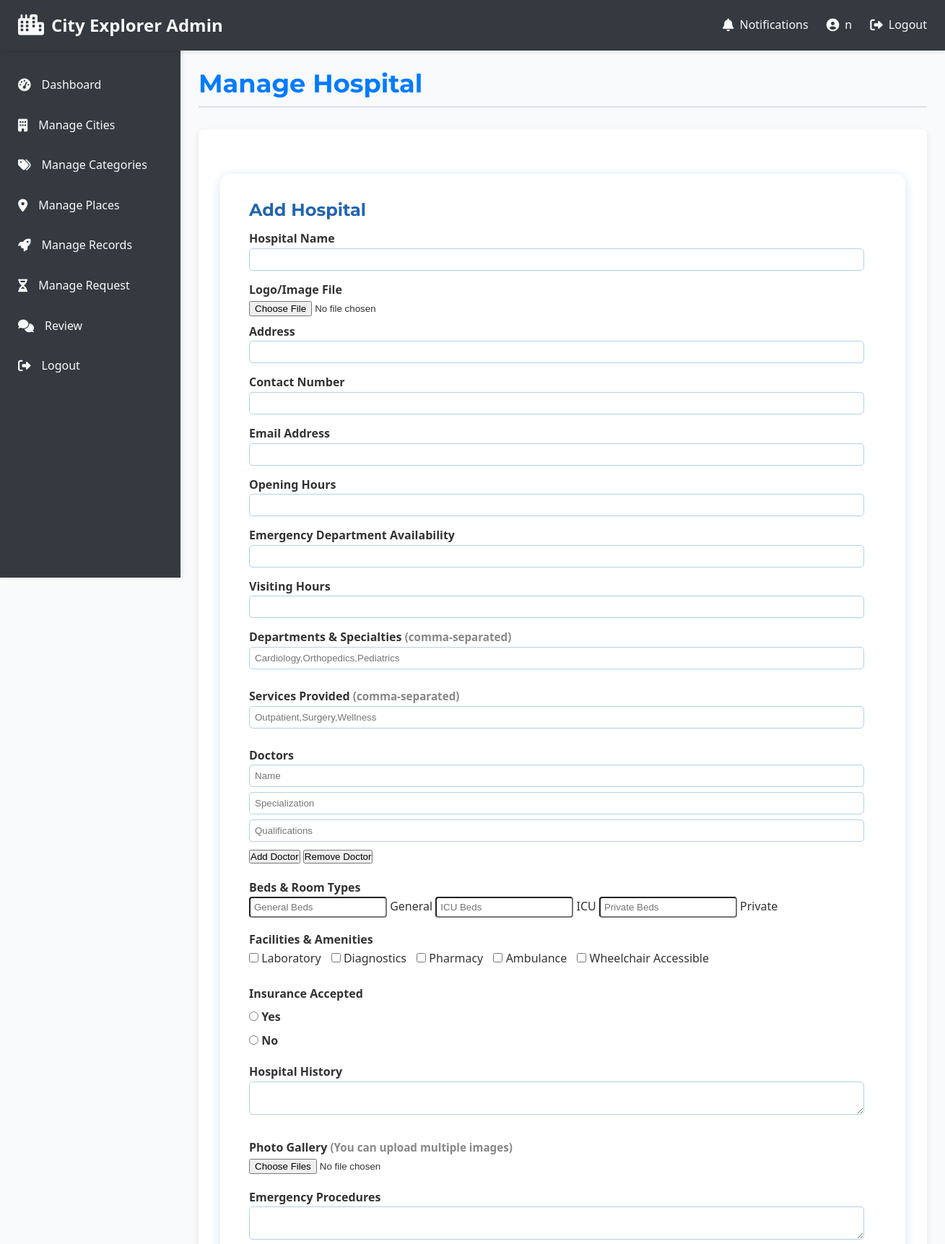
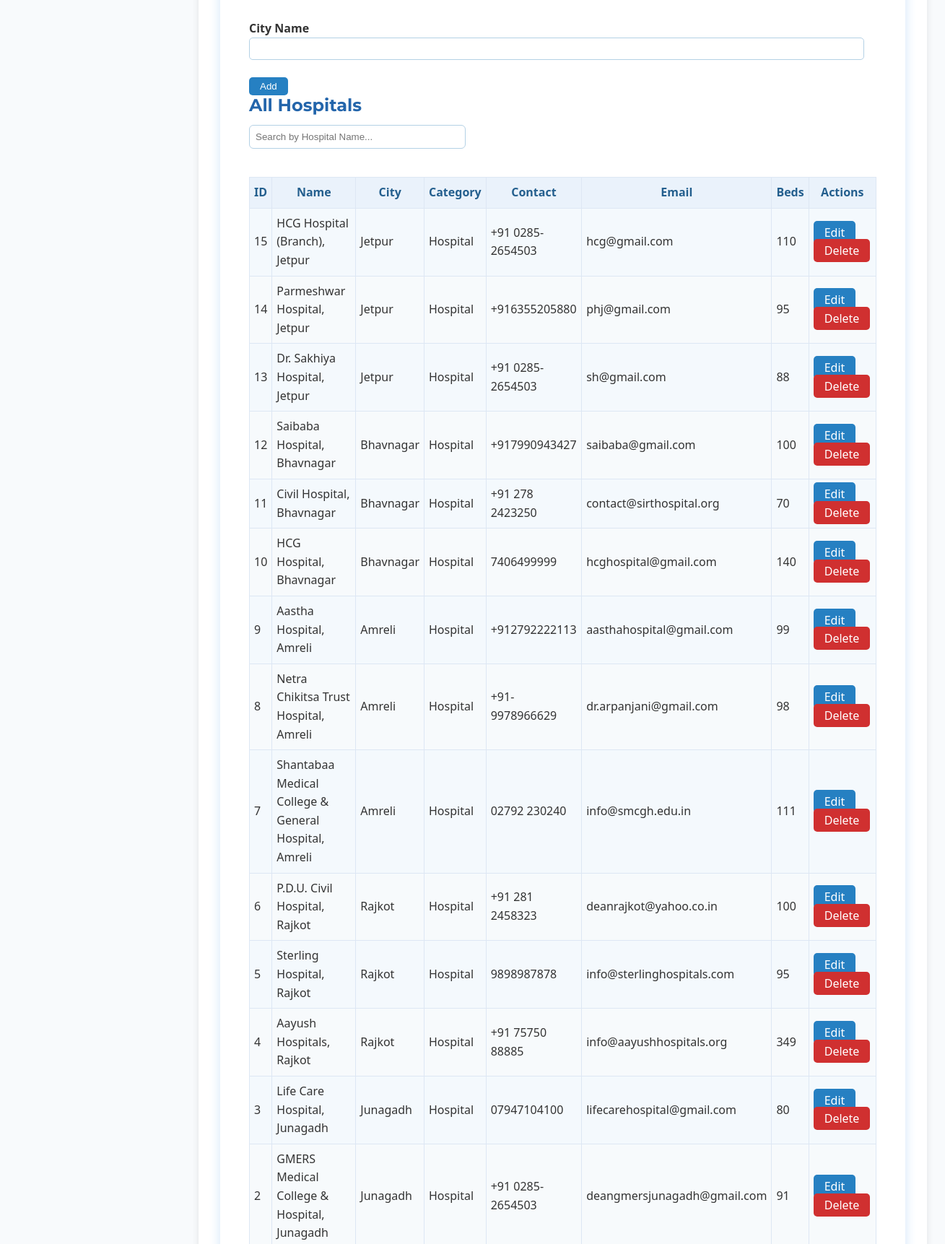
Page /admin/manage_hospital.php (signed in, upper part) on the committed database (2 pictures, top to bottom).
### tables this page shows
CREATE TABLE `hospitals` (
  `id` int(11) NOT NULL,
  `name` varchar(255) NOT NULL,
  `img` varchar(255) DEFAULT NULL,
  `address` varchar(255) DEFAULT NULL,
  `contact` varchar(100) DEFAULT NULL,
  `email` varchar(100) DEFAULT NULL,
  `opening_hours` varchar(100) DEFAULT NULL,
  `emergency` varchar(100) DEFAULT NULL,
  `visiting_hours` varchar(100) DEFAULT NULL,
  `departments` text DEFAULT NULL,
  `services` text DEFAULT NULL,
  `doctors` text DEFAULT NULL,
  `beds_general` int(11) DEFAULT NULL,
  `beds_icu` int(11) DEFAULT NULL,
  `beds_private` int(11) DEFAULT NULL,
  `laboratory` varchar(20) DEFAULT NULL,
  `diagnostics` varchar(20) DEFAULT NULL,
  `pharmacy` varchar(20) DEFAULT NULL,
  `ambulance` varchar(20) DEFAULT NULL,
  `wheelchair_accessible` varchar(30) DEFAULT NULL,
  `insurance` varchar(10) DEFAULT NULL,
  `history` text DEFAULT NULL,
  `gallery` text DEFAULT NULL,
  `emergency_procedures` text DEFAULT NULL,
  `city_name` varchar(100) DEFAULT NULL,
  `cat_name` varchar(100) DEFAULT NULL,
  `user_email` varchar(120) DEFAULT NULL
);

### admin/manage_hospital.php (the view, shortened to what this page needs)
<?php
require_once 'includes/admin_header.php';
$host = 'localhost';
$dbname = 'project';
$user = 'root';
$pass = '';
$conn = mysqli_connect($host, $user, $pass, $dbname);
$editing = false;
$res = mysqli_query($conn, "SELECT * FROM hospitals ORDER BY id DESC");
$rows = [];
while($r = mysqli_fetch_assoc($res)) $rows[] = $r;
?>
<!DOCTYPE html>
<html>
<head>
</head>
<body>
<div class="container">
    <h2><?= $editing ? "Edit Hospital" : "Add Hospital" ?></h2>
    <form method="post" enctype="multipart/form-data" id="hospitalForm">
        <label>Hospital Name</label>
        <input type="text" name="name" required value="<?= htmlspecialchars($editing?$row['name']:'') ?>">
        <label>Logo/Image File</label>
        <input type="file" name="img" accept="image/*">
        <label>Address</label>
        <input type="text" name="address" value="<?= htmlspecialchars($editing?$row['address']:'') ?>">
        <label>Contact Number</label>
        <input type="text" name="contact" value="<?= htmlspecialchars($editing?$row['contact']:'') ?>">
        <label>Email Address</label>
        <input type="email" name="email" value="<?= htmlspecialchars($editing?$row['email']:'') ?>">
        <label>Opening Hours</label>
        <input type="text" name="opening_hours" value="<?= htmlspecialchars($editing?$row['opening_hours']:'') ?>">
        <label>Emergency Department Availability</label>
        <input type="text" name="emergency" value="<?= htmlspecialchars($editing?$row['emergency']:'') ?>">
        <label>Visiting Hours</label>
        <input type="text" name="visiting_hours" value="<?= htmlspecialchars($editing?$row['visiting_hours']:'') ?>">
        <div class="form-section">
            <label>Departments & Specialties <span class="small">(comma-separated)</span></label>
            <input type="text" name="departments[]" value="<?= htmlspecialchars($editing?str_replace(',','&#10;',$row['departments']??''):'') ?>" placeholder="Cardiology,Orthopedics,Pediatrics">
        </div>
        <div class="form-section">
            <label>Services Provided <span class="small">(comma-separated)</span></label>
            <input type="text" name="services[]" value="<?= htmlspecialchars($editing?str_replace(',','&#10;',$row['services']??''):'') ?>" placeholder="Outpatient,Surgery,Wellness">
        </div>
        <div class="form-section">
            <label>Doctors</label>
            <div id="doctors">
                <?php
                $doctors = $editing ? str2arr($row['doctors']) : ['||'];
                foreach ($doctors as $i=>$doc) {
                    list($n,$s,$q) = array_pad(explode('|',$doc),3,'');
                ?>
                    <div class="doc-block">
                        <input type="text" name="doc_name[]" placeholder="Name" value="<?= htmlspecialchars($n) ?>">
                        <input type="text" name="doc_spec[]" placeholder="Specialization" value="<?= htmlspecialchars($s) ?>">
                        <input type="text" name="doc_qual[]" placeholder="Qualifications" value="<?= htmlspecialchars($q) ?>">
                    </div>
                <?php } ?>
                <div id="doctor-controls">
                    <button type="button" onclick="addDoc()">Add Doctor</button>
                    <button type="button" onclick="removeDoc()">Remove Doctor</button>
                </div>
            </div>
        </div>
        <div class="form-section">
            <label>Beds & Room Types</label>
            <input type="number" name="beds_general" min="0" placeholder="General Beds" value="<?= $editing?$row['beds_general']:'' ?>"> General
            <input type="number" name="beds_icu" min="0" placeholder="ICU Beds" value="<?= $editing?$row['beds_icu']:'' ?>"> ICU
            <input type="number" name="beds_private" min="0" placeholder="Private Beds" value="<?= $editing?$row['beds_private']:'' ?>"> Private
        </div>
        <div class="form-section">
            <label>Facilities & Amenities</label>
            <div class="yesno inline"><input type="checkbox" name="laboratory" value="Laboratory" <?= $editing && $row['laboratory']=='Laboratory'?'checked':'' ?>> Laboratory</div>
            <div class="yesno inline"><input type="checkbox" name="diagnostics" value="Diagnostics" <?= $editing && $row['diagnostics']=='Diagnostics'?'checked':'' ?>> Diagnostics</div>
            <div class="yesno inline"><input type="checkbox" name="pharmacy" value="Pharmacy" <?= $editing && $row['pharmacy']=='Pharmacy'?'checked':'' ?>> Pharmacy</div>
            <div class="yesno inline"><input type="checkbox" name="ambulance" value="Ambulance" <?= $editing && $row['ambulance']=='Ambulance'?'checked':'' ?>> Ambulance</div>
            <div class="yesno inline"><input type="checkbox" name="wheelchair_accessible" value="Wheelchair Accessible" <?= $editing && $row['wheelchair_accessible']=='Wheelchair Accessible'?'checked':'' ?>> Wheelchair Accessible</div>
        </div>
        <div class="form-section">
            <label>Insurance Accepted</label>
            <label><input type="radio" name="insurance" value="Yes" <?= $editing&&$row['insurance']=='Yes'?'checked':'' ?>> Yes</label>
            <label><input type="radio" name="insurance" value="No" <?= $editing&&$row['insurance']=='No'?'checked':'' ?>> No</label>
        </div>
        <div class="form-section">
            <label>Hospital History</label>
            <textarea name="history" rows="2"><?= htmlspecialchars($editing?$row['history']??'':'') ?></textarea>
        </div>
        <div class="form-section">
            <label>Photo Gallery <span class="small">(You can upload multiple images)</span></label>
            <input type="file" name="gallery[]" accept="image/*" multiple>
        </div>
        <div class="form-section">
            <label>Emergency Procedures</label>
            <textarea name="emergency_procedures" rows="2"><?= htmlspecialchars($editing?$row['emergency_procedures']??'':'') ?></textarea>
        </div>
        <label>City Name</label>
        <input type="text" name="city_name" value="<?= htmlspecialchars($editing?$row['city_name']??'':'') ?>">
        <div class="actions">
            <button class="btn" type="submit" name="save"><?= $editing ? 'Update' : 'Add' ?></button>
        </div>
    </form>
    <h2>All Hospitals</h2>
    <input type="text" id="searchBar" placeholder="Search by Hospital Name..." onkeyup="filterTable()">
    <table id="hospitalTable">
        <tr>
            <th>ID</th><th>Name</th><th>City</th><th>Category</th><th>Contact</th><th>Email</th><th>Beds</th><th>Actions</th>
        </tr>
        <?php foreach($rows as $r): ?>
            <tr>
                <td><?= $r['id'] ?></td>
                <td><?= htmlspecialchars($r['name']) ?></td>
                <td><?= htmlspecialchars($r['city_name']) ?></td>
                <td><?= htmlspecialchars($r['cat_name']) ?></td>
                <td><?= htmlspecialchars($r['contact']) ?></td>
                <td><?= htmlspecialchars($r['email']) ?></td>
                <td><?= $r['beds_general']+$r['beds_icu']+$r['beds_private'] ?></td>
                <td>
                    <a class="btn" href="?edit=<?= $r['id'] ?>">Edit</a>
                    <a class="btn btn-danger" href="?del=<?= $r['id'] ?>" onclick="return confirm('Delete this record?')">Delete</a>
                </td>
            </tr>
        <?php endforeach; ?>
    </table>
</div>
</body>
</html>

### admin/css/admin.css (style rules this page uses)
:root { --admin-primary: #007bff; --admin-secondary: #6c757d; --admin-success: #28a745; --admin-danger: #dc3545; --admin-warning: #ffc107; --admin-info: #17a2b8; --admin-bg-light: #f8f9fa; --admin-bg-dark: #343a40; --admin-text-dark: #333; --admin-text-light: #f8f9fa; --admin-border-color: #dee2e6; --admin-card-bg: #ffffff; --admin-shadow: rgba(0, 0, 0, 0.1); --admin-font-body: 'Roboto', sans-serif; --admin-font-heading: 'Montserrat', sans-serif; }
*, *::before, *::after { box-sizing: border-box; margin: 0; padding: 0; }
body { font-family: var(--admin-font-body); line-height: 1.6; color: var(--admin-text-dark); background-color: var(--admin-bg-light); -webkit-font-smoothing: antialiased; }
a { color: var(--admin-primary); text-decoration: none; transition: color 0.3s ease; }
h1, h2, h3, h4, h5, h6 { font-family: var(--admin-font-heading); color: var(--admin-text-dark); margin-bottom: 0.5em; line-height: 1.2; }

### admin/manage_hospital.php (style rules this page uses)
body { background: #f8fafc; font-family: Segoe UI,Arial; }
.container { max-width: 1020px; margin: 32px auto; background: #fff; padding: 36px 40px; border-radius: 14px; box-shadow: 0 3px 16px #d2e5f9; }
h2 { color: #2365ab; }
form input[type=text], form input[type=email], form textarea { width: 98%; padding: 7px; border: 1px solid #b4d1e5; border-radius: 5px; margin-bottom: 7px; }
form select, form input[type=number] { padding: 5px; border-radius: 4px; }
label { font-weight:bold; margin-top:7px; display:block; }
.form-section { margin-bottom: 18px; }
.yesno { margin-bottom: 5px; }
.actions { margin-top: 16px; }
.actions button { margin-right: 8px; }
table { border-collapse: collapse; width: 100%; margin-top: 24px; background: #f7fafc; }
th, td { border: 1px solid #dde7f4; padding: 8px 6px; }
th { background: #eaf2fb; color: #245f8e; }
tr:nth-child(even) { background: #f4f9fd; }
.btn { padding: 5px 15px; border-radius: 5px; border: 0; background: #2680c2; color: #fff; cursor: pointer; }
.btn-danger { background: #d03030; }
.small { font-size: 0.95em; color: #888; }
.inline { display: inline-block; margin-right: 10px; }
#searchBar { margin-bottom: 15px; padding: 8px; width: 300px; border-radius: 6px; border: 1px solid #b4d1e5; }

### rows in the picture
hospitals: id "15", name "HCG Hospital (Branch), Jetpur", city_name "Jetpur", cat_name "Hospital", contact "+91 0285-2654503", email "hcg@gmail.com", $r['beds_general']+$r['beds_icu']+$r['beds_private'] "110"
hospitals: id "14", name "Parmeshwar Hospital, Jetpur", city_name "Jetpur", cat_name "Hospital", contact "+916355205880", email "phj@gmail.com", $r['beds_general']+$r['beds_icu']+$r['beds_private'] "95"
hospitals: id "13", name "Dr. Sakhiya Hospital, Jetpur", city_name "Jetpur", cat_name "Hospital", contact "+91 0285-2654503", email "sh@gmail.com", $r['beds_general']+$r['beds_icu']+$r['beds_private'] "88"
hospitals: id "12", name "Saibaba Hospital, Bhavnagar", city_name "Bhavnagar", cat_name "Hospital", contact "+917990943427", email "saibaba@gmail.com", $r['beds_general']+$r['beds_icu']+$r['beds_private'] "100"
hospitals: id "11", name "Civil Hospital, Bhavnagar", city_name "Bhavnagar", cat_name "Hospital", contact "+91 278 2423250", email "contact@sirthospital.org", $r['beds_general']+$r['beds_icu']+$r['beds_private'] "70"
hospitals: id "10", name "HCG Hospital, Bhavnagar", city_name "Bhavnagar", cat_name "Hospital", contact "7406499999", email "hcghospital@gmail.com", $r['beds_general']+$r['beds_icu']+$r['beds_private'] "140"
hospitals: id "9", name "Aastha Hospital, Amreli", city_name "Amreli", cat_name "Hospital", contact "+912792222113", email "aasthahospital@gmail.com", $r['beds_general']+$r['beds_icu']+$r['beds_private'] "99"
hospitals: id "8", name "Netra Chikitsa Trust Hospital, Amreli", city_name "Amreli", cat_name "Hospital", contact "+91-9978966629", email "dr.arpanjani@gmail.com", $r['beds_general']+$r['beds_icu']+$r['beds_private'] "98"
hospitals: id "7", name "Shantabaa Medical College & General Hospital, Amreli", city_name "Amreli", cat_name "Hospital", contact "02792 230240", email "info@smcgh.edu.in", $r['beds_general']+$r['beds_icu']+$r['beds_private'] "111"
hospitals: id "6", name "P.D.U. Civil Hospital, Rajkot", city_name "Rajkot", cat_name "Hospital", contact "+91 281 2458323", email "deanrajkot@yahoo.co.in", $r['beds_general']+$r['beds_icu']+$r['beds_private'] "100"
hospitals: id "5", name "Sterling Hospital, Rajkot", city_name "Rajkot", cat_name "Hospital", contact "9898987878", email "info@sterlinghospitals.com", $r['beds_general']+$r['beds_icu']+$r['beds_private'] "95"
hospitals: id "4", name "Aayush Hospitals, Rajkot", city_name "Rajkot", cat_name "Hospital", contact "+91 75750 88885", email "info@aayushhospitals.org", $r['beds_general']+$r['beds_icu']+$r['beds_private'] "349"
hospitals: id "3", name "Life Care Hospital, Junagadh", city_name "Junagadh", cat_name "Hospital", contact "07947104100", email "lifecarehospital@gmail.com", $r['beds_general']+$r['beds_icu']+$r['beds_private'] "80"
hospitals: id "2", name "GMERS Medical College & Hospital, Junagadh", city_name "Junagadh", cat_name "Hospital", contact "+91 0285-2654503", email "deangmersjunagadh@gmail.com", $r['beds_general']+$r['beds_icu']+$r['beds_private'] "91"

### other values in the picture
$_SESSION['admin_username'] "n"
$page_title "Manage Hospital"
